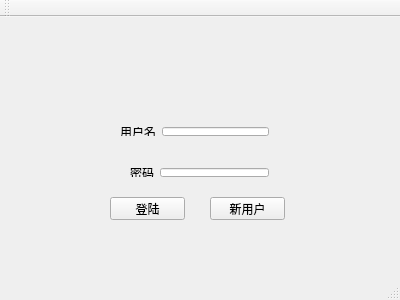
<?xml version="1.0" encoding="UTF-8"?>
<ui version="4.0">
 <class>MainWindow</class>
 <widget class="QMainWindow" name="MainWindow">
  <property name="geometry">
   <rect>
    <x>0</x>
    <y>0</y>
    <width>400</width>
    <height>300</height>
   </rect>
  </property>
  <property name="windowTitle">
   <string>MainWindow</string>
  </property>
  <widget class="QWidget" name="centralWidget">
   <widget class="QPushButton" name="pushButton">
    <property name="geometry">
     <rect>
      <x>110</x>
      <y>180</y>
      <width>75</width>
      <height>23</height>
     </rect>
    </property>
    <property name="text">
     <string>登陆</string>
    </property>
   </widget>
   <widget class="QWidget" name="horizontalLayoutWidget">
    <property name="geometry">
     <rect>
      <x>119</x>
      <y>140</y>
      <width>161</width>
      <height>31</height>
     </rect>
    </property>
    <layout class="QHBoxLayout" name="horizontalLayout">
     <item>
      <widget class="QLabel" name="label_2">
       <property name="text">
        <string>密码</string>
       </property>
      </widget>
     </item>
     <item>
      <widget class="QLineEdit" name="lineEdit_2"/>
     </item>
    </layout>
   </widget>
   <widget class="QWidget" name="horizontalLayoutWidget_2">
    <property name="geometry">
     <rect>
      <x>109</x>
      <y>99</y>
      <width>171</width>
      <height>31</height>
     </rect>
    </property>
    <layout class="QHBoxLayout" name="horizontalLayout_2">
     <item>
      <widget class="QLabel" name="label">
       <property name="text">
        <string>用户名</string>
       </property>
      </widget>
     </item>
     <item>
      <widget class="QLineEdit" name="lineEdit"/>
     </item>
    </layout>
   </widget>
   <widget class="QPushButton" name="pushButton_2">
    <property name="geometry">
     <rect>
      <x>210</x>
      <y>180</y>
      <width>75</width>
      <height>23</height>
     </rect>
    </property>
    <property name="text">
     <string>新用户</string>
    </property>
   </widget>
  </widget>
  <widget class="QMenuBar" name="menuBar">
   <property name="geometry">
    <rect>
     <x>0</x>
     <y>0</y>
     <width>400</width>
     <height>23</height>
    </rect>
   </property>
  </widget>
  <widget class="QToolBar" name="mainToolBar">
   <attribute name="toolBarArea">
    <enum>TopToolBarArea</enum>
   </attribute>
   <attribute name="toolBarBreak">
    <bool>false</bool>
   </attribute>
  </widget>
  <widget class="QStatusBar" name="statusBar"/>
 </widget>
 <layoutdefault spacing="6" margin="11"/>
 <resources/>
 <connections/>
</ui>
